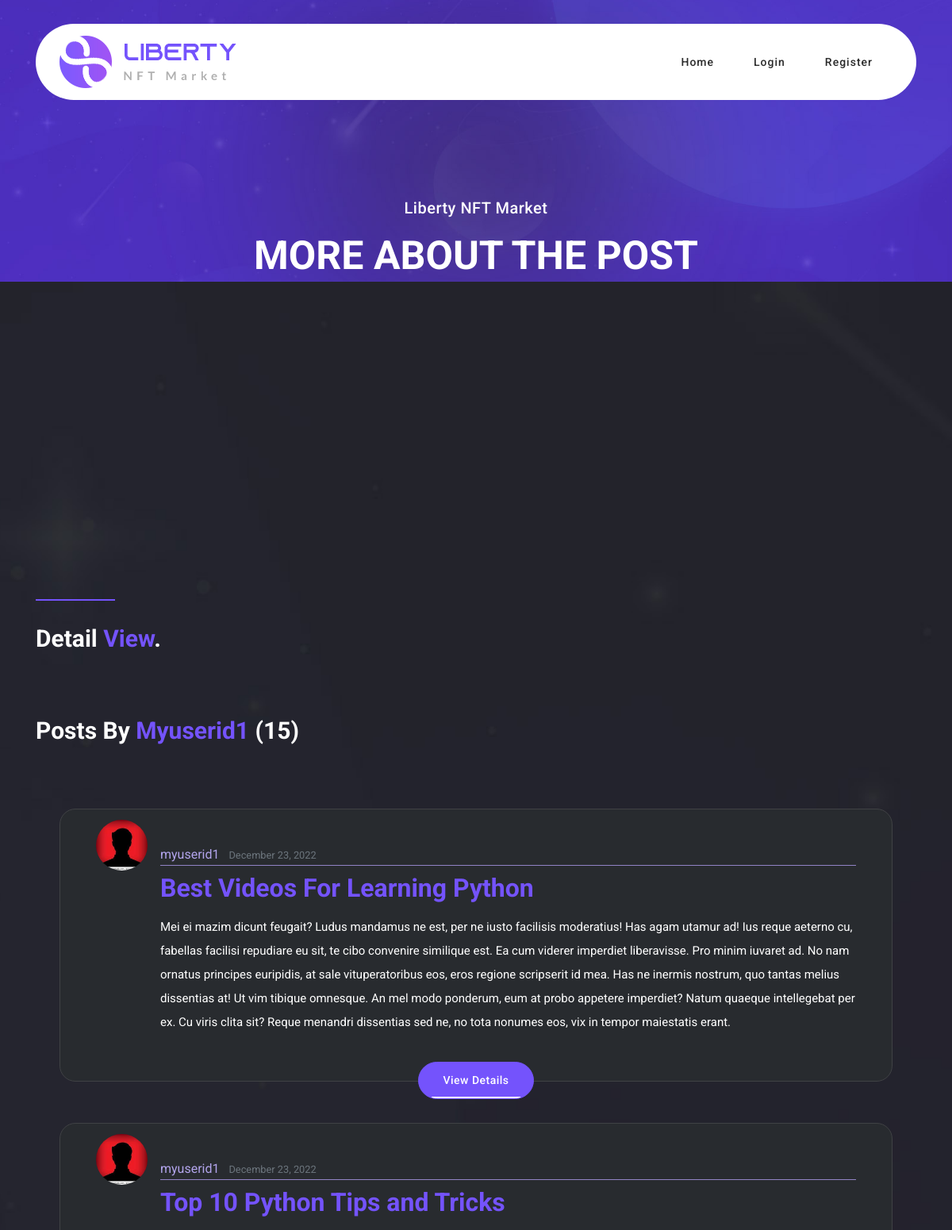
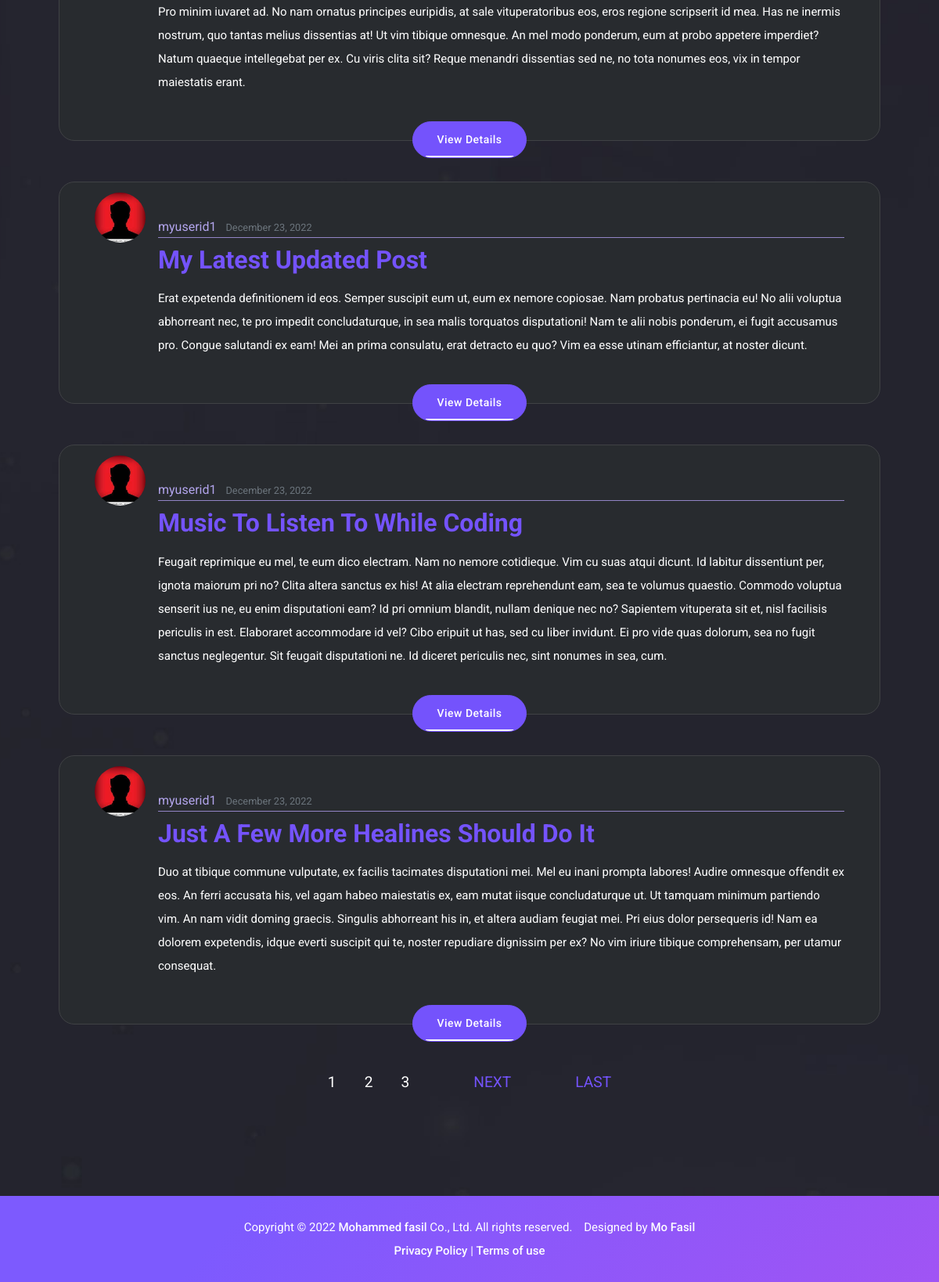
Screenshot of /user/myuserid1/ with the database file from the repository (2 pictures, top to bottom).
### blog/models.py (models this page shows, shortened)
class Post(models.Model):
    title = models.CharField(max_length=100)
    content = models.TextField()
    date_posted = models.DateTimeField(default=timezone.now)
    author = models.ForeignKey(User, on_delete=models.CASCADE)

### users/models.py (models this page shows, shortened)
class Profile(models.Model):
    user = models.OneToOneField(User, on_delete=models.CASCADE)
    image = models.ImageField(default='default.jpg', upload_to='profile_pics')

### blog/views.py (the view)
# urls.py: path('user/<str:username>/', UserPostListView.as_view(), name='all_user_posts'),
class UserPostListView(ListView):
    model = Post
    template_name = 'blog/all_user_posts.html'  # <app>/<model>_<viewtype>.html
    ordering = ['-date_posted']
    context_object_name = 'posts'
    paginate_by = 5
    def get_queryset(self):
        user = get_object_or_404(User, username=self.kwargs.get('username'))
        return Post.objects.filter(author=user).order_by('-date_posted')

### blog/templates/blog/all_user_posts.html (shortened to what this page needs)
{% load static %}
<!DOCTYPE html>
<html lang="en">
  <head>
    <link href="{% static 'vendor/bootstrap/css/bootstrap.min.css' %}" rel="stylesheet">
    <link rel="stylesheet" href="https://maxcdn.bootstrapcdn.com/bootstrap/4.0.0/css/bootstrap.min.css">
    <link rel="stylesheet" type="text/css" href="{% static 'assets/css/fontawesome.css' %}">
    <link rel="stylesheet" type="text/css" href="{% static 'assets/css/templatemo-liberty-market.css' %}">
    <link rel="stylesheet" type="text/css" href="{% static 'assets/css/owl.css' %}">
    <link rel="stylesheet" type="text/css" href="{% static 'assets/css/animate.css' %}">
    <link rel="stylesheet" type="text/css" href="{% static 'assets/css/extras.css' %}">
    <link rel="stylesheet" type="text/css" href="{% static 'assets/css/paginator.css' %}">
    <link rel="stylesheet" href="https://unpkg.com/swiper@7/swiper-bundle.min.css">
  </head>
<body>
  <header class="header-area header-sticky">
    <div class="container">
        <div class="row">
            <div class="col-12">
                <nav class="main-nav">
                    <a href="{% url 'blog-home' %}"s class="logo">
                        <img src="{% static 'assets/images/logo.png' %}" alt="">
                    </a>
                    <ul class="nav">
                      <li><a href="{% url 'blog-home' %}">Home</a></li>
                    {% if user.is_authenticated %}
                      <li><a href="{% url 'explore' %}" class="active">Explore</a></li>
                      <li><a href="{% url 'logout' %}">Logout</a></li>
                      <li><a href="{% url 'profile' %}">Profile</a></li>
                      <li><a href="{% url 'post_form' %} ">New Post</a></li>
                    {% else %}
                      <li><a href="{% url 'login' %}">Login</a></li>
                      <li><a href="{% url 'register' %}">register</a></li>
                    {% endif %}
                  </ul>
                </nav>
            </div>
        </div>
    </div>
  </header>
  <div class="page-heading">
    <div class="container">
      <div class="row">
        <div class="col-lg-12">
          <h6>Liberty NFT Market</h6>
          <h2>More About The Post</h2>
        </div>
      </div>
    </div>
  </div>
  <div class="discover-items">
    <div class="container">
          <div class="section-heading">
            <div class="line-dec"></div>
            <h2>Detail <em>View</em>.</h2>
          </div>
        <div class="section-heading">
        <h2>Posts By <em>{{ view.kwargs.username }}</em> ({{ page_obj.paginator.count }})</h2>
        </div>
        {% for post in posts %}
          <div class="container">
            <div class="col-lg-12">
              <div class="item">
                <article class="media content-section">
                  <img class="rounded-circle article-img" src="{{ post.author.profile.image.url }}">
                  <div class="media-body">
                    <div class="article-metadata">
                      <a class="mr-2 article-author" href="{% url 'all_user_posts' post.author.username %}">{{ post.author }}</a>
                      <small class="text-muted">{{ post.date_posted|date:"F d, Y" }}</small>
                    </div>
                      <h2 class="padding"><a class="article-title" href="{% url 'post_detail' post.id %}">{{ post.title }}</a></h2>
                      <p class="article-content">{{ post.content }}</p>
                  </div>
                </article>
                <div class="col-lg-12">
                    <div class="main-button">
                      <a href="details.html">View Details</a>
                    </div>
                </div>
              </div>
            </div>
          </div>
        {% endfor %}
    </div>
    {% if is_paginated %}
            <div class="d-flex justify-content-sm-center">
              <nav class="pagination-containers center-text">
                <div class="pagination">
              <span class="pagination-inner">
                {% for num in page_obj.paginator.page_range %}
                  {% if page_obj.number == num %}
                    <a class="pagination-active" href="?page={{ num }}">{{ num }}</a>
                  {% elif num > page_obj.number|add:'-3' and num < page_obj.number|add:'3' %}
                    <a class="pagination-active" href="?page={{ num }}">{{ num }}</a>
                  {% endif %}
                {% endfor %}
              </span>
              {% if page_obj.has_next %}
                <a class="pagination-older" href="?page={{ page_obj.next_page_number }}">NEXT</a>
                <a class="pagination-older" href="?page={{ page_obj.paginator.num_pages }}">LAST</a>
              {% endif %}
                </div>
              </nav>
            </div>
          {% endif %}
  </div>
  <footer>
    <div class="container">
      <div class="row">
        <div class="col-lg-12">
          <p>Copyright © 2022 <a href="#">Mohammed fasil</a> Co., Ltd. All rights reserved.
          &nbsp;&nbsp;
          Designed by <a title="Fasil" rel="sponsored" href="https://www.linkedin.com/in/mohammed-fasil-65b167253/" target="_blank">Mo Fasil</a></p>
          <p> <a href="#">Privacy Policy</a>  |  <a href="#">Terms of use</a></p>
        </div>
      </div>
    </div>
  </footer>
  </body>
</html>

### blog/static/assets/css/extras.css (style rules this page uses)
.padding { padding: 5px 0px 15px; }
.article-author { color: #b3a5ed; }
.article-title { color: #7453fc; }
.content-section { padding: 15px; }
.article-img { height: 65px; width: 65px; margin-right: 16px; padding-bottom: 1px; }
.article-metadata { padding-bottom: 1px; margin-bottom: 4px; border-bottom: 1px solid #9284c6; }

### blog/static/assets/css/paginator.css (style rules this page uses)
body { color: #2c3e50; font-family: 'Roboto', sans-serif; font-weight: 400; }
.pagination { position: relative; }
.pagination a { position: relative; display: inline-block; color: #7453fc; text-decoration: none; font-size: 1.2rem; padding: 8px 16px 10px; }
.pagination a:before { z-index: -1; position: absolute; height: 100%; width: 100%; content: ""; top: 0; left: 0; background-color: #2c3e50; border-radius: 24px; transform: scale(0); transition: all 0.2s; }
.pagination .pagination-active { color: #ffffff; }
.pagination .pagination-active:before { transform: scale(1); }
.pagination-older { margin-left: 50px; }
.center-text { text-align: center; }

### rows the page displays
Post: author.profile.image (placeholder picture), author "myuserid1", date_posted "December 23, 2022", title "Best Videos For Learning Python", content "Mei ei mazim dicunt feugait? Ludus mandamus ne est, per ne iusto facilisis moderatius! Has agam utamur ad! Ius reque aeterno cu, fabellas facilisi repudiare eu sit, te cibo convenire similique est. Ea cum viderer imperdiet liberavisse. Pro minim iuvaret ad. No nam ornatus principes euripidis, at sale vituperatoribus eos, eros regione scripserit id mea. Has ne inermis nostrum, quo tantas melius dissentias at! Ut vim tibique omnesque. An mel modo ponderum, eum at probo appetere imperdiet? Natum quaeque intellegebat per ex. Cu viris clita sit? Reque menandri dissentias sed ne, no tota nonumes eos, vix in tempor maiestatis erant."
Post: author.profile.image (placeholder picture), author "myuserid1", date_posted "December 23, 2022", title "Top 10 Python Tips and Tricks", content "Pro minim iuvaret ad. No nam ornatus principes euripidis, at sale vituperatoribus eos, eros regione scripserit id mea. Has ne inermis nostrum, quo tantas melius dissentias at! Ut vim tibique omnesque. An mel modo ponderum, eum at probo appetere imperdiet? Natum quaeque intellegebat per ex. Cu viris clita sit? Reque menandri dissentias sed ne, no tota nonumes eos, vix in tempor maiestatis erant."
Post: author.profile.image (placeholder picture), author "myuserid1", date_posted "December 23, 2022", title "My Latest Updated Post", content "Erat expetenda definitionem id eos. Semper suscipit eum ut, eum ex nemore copiosae. Nam probatus pertinacia eu! No alii voluptua abhorreant nec, te pro impedit concludaturque, in sea malis torquatos disputationi! Nam te alii nobis ponderum, ei fugit accusamus pro. Congue salutandi ex eam! Mei an prima consulatu, erat detracto eu quo? Vim ea esse utinam efficiantur, at noster dicunt."
Post: author.profile.image (placeholder picture), author "myuserid1", date_posted "December 23, 2022", title "Music To Listen To While Coding", content "Feugait reprimique eu mel, te eum dico electram. Nam no nemore cotidieque. Vim cu suas atqui dicunt. Id labitur dissentiunt per, ignota maiorum pri no? Clita altera sanctus ex his! At alia electram reprehendunt eam, sea te volumus quaestio. Commodo voluptua senserit ius ne, eu enim disputationi eam? Id pri omnium blandit, nullam denique nec no? Sapientem vituperata sit et, nisl facilisis periculis in est. Elaboraret accommodare id vel? Cibo eripuit ut has, sed cu liber invidunt. Ei pro vide quas dolorum, sea no fugit sanctus neglegentur. Sit feugait disputationi ne. Id diceret periculis nec, sint nonumes in sea, cum."
Post: author.profile.image (placeholder picture), author "myuserid1", date_posted "December 23, 2022", title "Just A Few More Healines Should Do It", content "Duo at tibique commune vulputate, ex facilis tacimates disputationi mei. Mel eu inani prompta labores! Audire omnesque offendit ex eos. An ferri accusata his, vel agam habeo maiestatis ex, eam mutat iisque concludaturque ut. Ut tamquam minimum partiendo vim. An nam vidit doming graecis. Singulis abhorreant his in, et altera audiam feugiat mei. Pri eius dolor persequeris id! Nam ea dolorem expetendis, idque everti suscipit qui te, noster repudiare dignissim per ex? No vim iriure tibique comprehensam, per utamur consequat."

### other values shown
{{ view.kwargs.username }} "Myuserid1"
{{ page_obj.paginator.count }} "15"
{{ num }} "1"
{{ num }} "2" "3"
